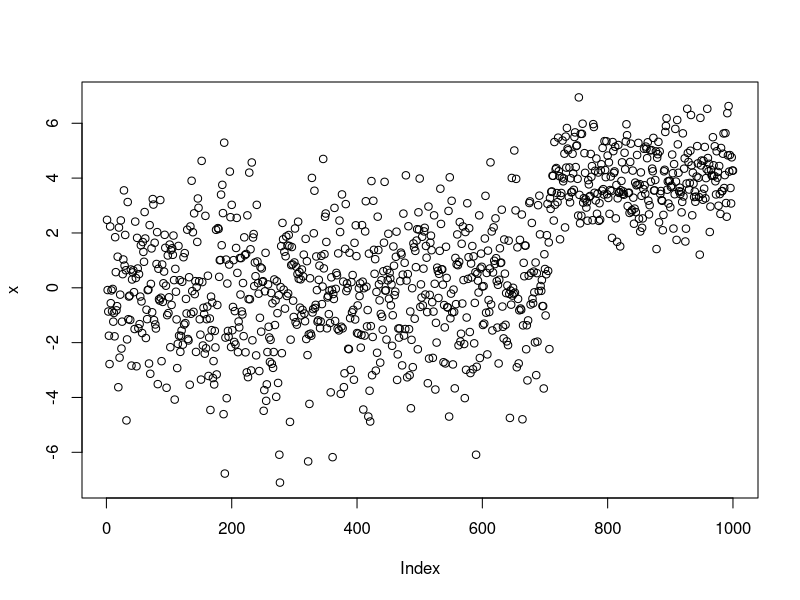

This figure's R source:
## ---- chunk 1
mixt.simulate <-function(n,weight,mu,sigma)
{
  G <- length(mu)
  Z <- sample(1:G, n, prob=weight, replace=T)
  x<-NULL
  for (g in 1:G)
  {
    x<-c(x,rnorm(length(which(Z==g)),mu[g],sigma[g]))
  }
  return(x)
}

n <- 1000
weight<-c(0.7, 0.3) 
mu<-c(0,4)
sigma<-c(2,1)*1

x <- matrix(0,nrow=n,ncol=1)
x <- mixt.simulate(n,weight,mu,sigma)

plot(x)

